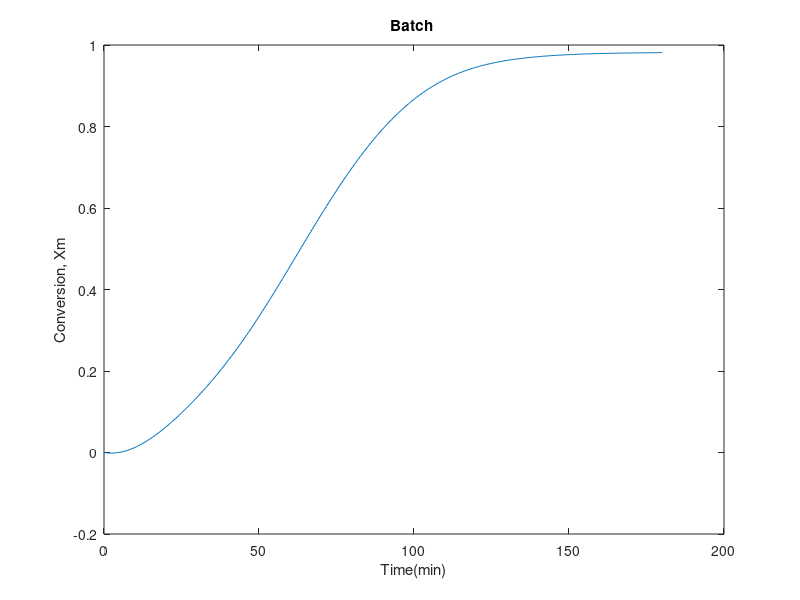

This figure's MATLAB source:
%% Non Linear Simulation of Polymerisation of MMA Process under isothermal and batch conditions
% Tf = Total Simulation Time
% n  = Number of Time steps
% M_0 = initial Monomer Conversion
% I_0 = initial initiator Conversion 
% [t,y] returns a vector of Time v/s The states at corresponding time
% x[1:16] in MMADae2(t,x) represents [I ; M ; R ; lamda_0 ; lambda_1 ; lambda_2 ; mu_0;
%...... mu_1 ; mu_2 ; tau_1 ; tau_2 ; volume ; conversion ; kt ; kp ; k_td] 

%%
function [t,y]= Data_Generation()
    global E_d E_p E_td k_d0 k0_tm k0_td0 k0_p0 T R_gas A_1 A_2 A_3 A_4 B_1 B_2 B_3 B_4 MW_m R_li R_lm R_vm f k_d k_tc k0_td k_tm kp_0 kt_0 rho_m rho_p Ts     
    %%%%%Parameters for the MMA Dae system
    
    E_d= 128.45E3;                
    E_p= 18.22E3;                
    E_td = 2.937E3;              
    k_d0= 6.3E16;               
    k0_tm = 279.6E6;
    k0_td0= 588E4;
    k0_p0 = 298.2E2;  

    A(1,1)= -2.293E-2;
    A(1,2)= 7.973E-1;
    A(2,1)= -2.379E-1;
    A(2,2)= 8.784;
    A(3,1)= 1.385E-1;
    A(3,2)= -3.609E1;
    A(4,1)= -1.745E-3;
    A(4,2)= 2.223;
    B(1,1)= -4.020E-3;
    B(1,2)= 1.246E-1;
    B(2,1)= -3.054E-1;
    B(2,2)= 9.734;
    B(3,1)= 2.706E-1;
    B(3,2)= 8.278;
    B(4,1)= 2.493E-1;
    B(4,2)= -4.459E1;
    R_gas = 8.314;                %% universal gas constant J/mol.K
    
    %%%%%%%%
    %% Main Code for simulation
    I_0= 0.00258;              %Initial moles of initiator
    M_0= 1E6;                  %Initial moles of monomer
    
    Tempratures = normrnd(323.15,10,1,1000);     %Random values of Temprature with 
    R_lms= normrnd(1000,300,1000);               %Random values of flow rate of monomer
    
    fid = fopen('C:\Users\Vishesh\Desktop\Workspace\BTP\Data@test852.txt', 'wt');
    for i=1:1
        T=319.55;   
        for j=1:1
            R_lm =R_lms(i);
            Tf=180;               %Final time in minutes
            n=double(Tf*2);             %No of parts
            A_1= A(1,1)*(T-273.15) + A(1,2);
            A_2 = A(2,1)*(T-273.15) + A(2,2);
            A_3 = A(3,1)*(T-273.15) + A(3,2);
            A_4 = A(4,1)*(T-273.15) + A(4,2);
            B_1 = B(1,1)*(T-273.15) + B(1,2);
            B_2 = B(2,1)*(T-273.15) + B(2,2);
            B_3 = B(3,1)*(T-273.15) + B(3,2);
            B_4 = B(4,1)*(T-273.15) + B(4,2);
            MW_m = 0.10013;                
            R_li = 0;      % R_li and R_lm and R_vm are kept zero for a batch reactor 
            R_vm = 0;
            f = 0.58;
            k_d = k_d0*exp(-E_d/(R_gas*T));       % 1/s
            k_tc = 0.0 ;
            k0_td = k0_td0*exp(-E_td/(R_gas*T));  % m.cube per mol per secons
            k_tm = k0_tm*exp(-E_p/(R_gas*T));     % m.cube per mol per secons
            kp_0 = k0_p0*exp(-E_p/(R_gas*T));     % m.cube per mol per secons
            kt_0 = k0_td;                         % m.cube per mol per seconds
            rho_m = 966.5 - 1.1*(T-273.15);       % Kg/m^3
            rho_p = 1200;                         % Kg/m^3
            [t,y]=NLDaeSoln(Tf,n,I_0,M_0);
            Xm=y(:,13);
            
            plot(t,Xm), xlabel('Time(min)'), ylabel('Conversion, Xm'), title('Batch ');
            
            N=length(Xm);
            Conversion=Xm(N);
            if(Xm(N)<0)
                Conversion=0;
            end
            fprintf(fid,'%f\t%f\t%f\n',T,R_lm,Conversion);
            fprintf('Temprature: %f\tFlow Rate: %f\tConversion: %f\n',T,R_lm,Conversion);
        end
    end
    fclose(fid);


    %% function handle for Dae simulation in Ode15s %
    function Dae2= MMADae2(t,x)
        Dae2=zeros(16,1);

        Dae2(1) = -k_d*x(1) + R_li;
        Dae2(2) = -(x(15) + k_tm)*((x(4)*x(2))/(x(12))) + R_lm - R_vm - x(15)*((x(3)*x(2))/x(12));
        Dae2(3) = 2*f*k_d*x(1) - x(15)*((x(3)*x(2))/(x(12)));
        Dae2(4) = x(15)*((x(3)*x(2))/(x(12))) - x(14)*(((x(4))^2)/x(12));
        Dae2(5) = x(15)*((x(3)*x(2))/(x(12))) + x(15)*((x(2)*x(4))/x(12)) -x(14)*((x(4)*x(5))/x(12)) + k_tm*((x(2)*(x(4) - x(5)))/x(12)) ;
        Dae2(6) = x(15)*((x(3)*x(2))/(x(12))) + x(15)*((x(2)*(x(4) + 2*x(5)))/x(12)) - x(14)*((x(4)*x(6))/x(12)) + k_tm*((x(2)*(x(4) - x(6)))/x(12)) ;
        Dae2(7) = k_tm*((x(2)*x(4))/x(12)) +(x(16) + 0.5*k_tc)*(((x(4))^2)/x(12));
        Dae2(8) = k_tm*((x(2)*x(5))/x(12)) + x(14)*((x(4)*x(5))/x(12));
        Dae2(9) = k_tm*((x(2)*x(6))/x(12)) + x(14)*((x(4)*x(6))/x(12)) + k_tc*(((x(5))^2)/x(12));
        Dae2(10) =  R_lm - R_vm ;
        Dae2(11) =  R_lm ;
        Dae2(12) = MW_m*((1/rho_m)-(1/rho_p))*(-(x(15) + k_tm)*((x(4)*x(2))/(x(12))) + R_lm - R_vm - x(15)*((x(3)*x(2))/x(12)));
        Dae2(13)= (-1/M_0)*(-(x(15) + k_tm)*((x(4)*x(2))/(x(12))) + R_lm - R_vm - x(15)*((x(3)*x(2))/x(12)));
        Dae2(14) =  -x(14)+(kt_0)*exp(A_1 + A_2*(x(13)) + A_3*((x(13))^2) + A_4*((x(13))^3));
        Dae2(15) =  -x(15) +(kp_0)*exp(B_1 + B_2*(x(13)) + B_3*((x(13))^2) + B_4*((x(13))^3));
        Dae2(16) =  -x(16)+ k0_td*exp(A_1 + A_2*x(13) + A_3*((x(13))^2) + A_4*((x(13))^3));
    end

    %%function to solve the original non-linear dae from ode15s with mass
    %%matrix form
    function [t,y]=NLDaeSoln(Tf,n,I_0,M_0)
        M=diag([1 1 1 1 1 1 1 1 1 1 1 1 1 0 0 0]);  %% Mass Matrix form
        y0=zeros(16,1);
        y0(1)= I_0;
        y0(2)= M_0;
        y0(10)= M_0;
        y0(11)= M_0;
        y0(12)= ((M_0*(MW_m))/(rho_m));
        y0(14)= (kt_0)*exp(A_1);
        y0(15)= (kp_0)*exp(B_1);
        y0(16)= k0_td*exp(A_1);
        options=odeset('Mass',M );
        tspan=linspace(0,Tf,n);
        [t,y] = ode23s(@MMADae2,tspan,y0,options);
    end
end
%%
